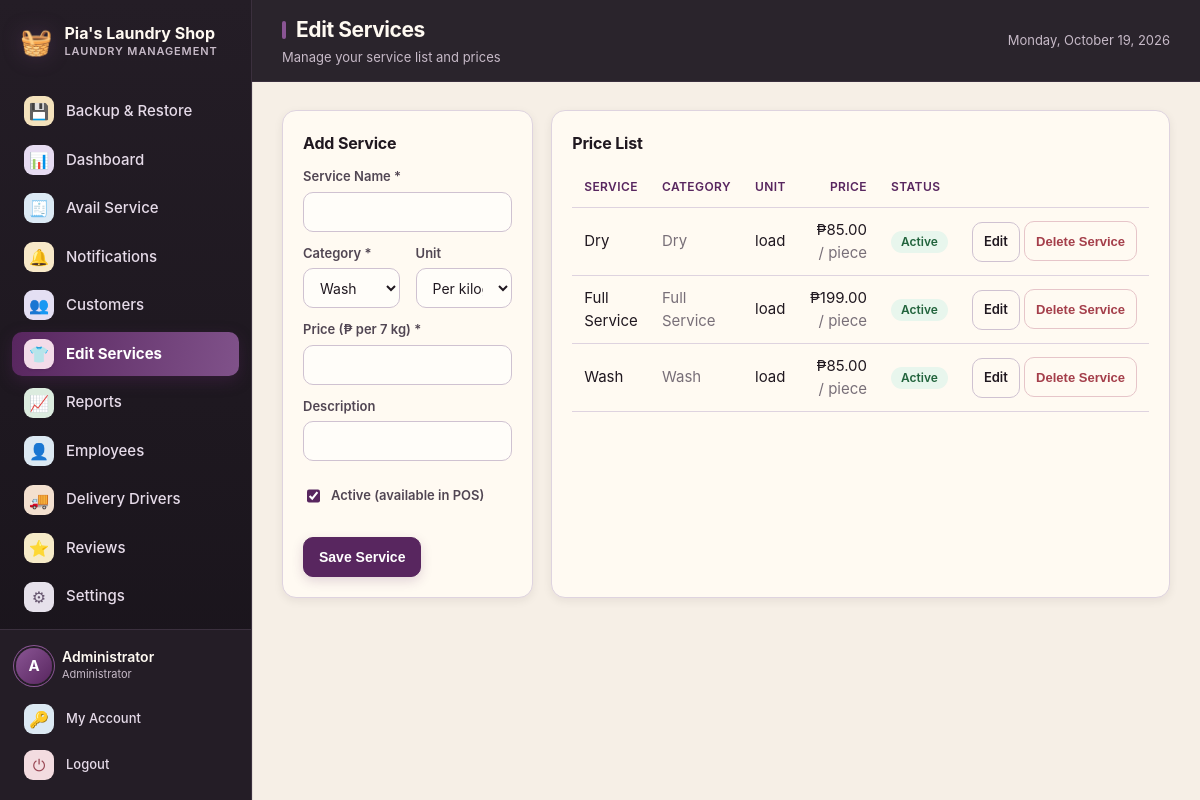
The page /services.php (signed in) on the database as committed earlier.
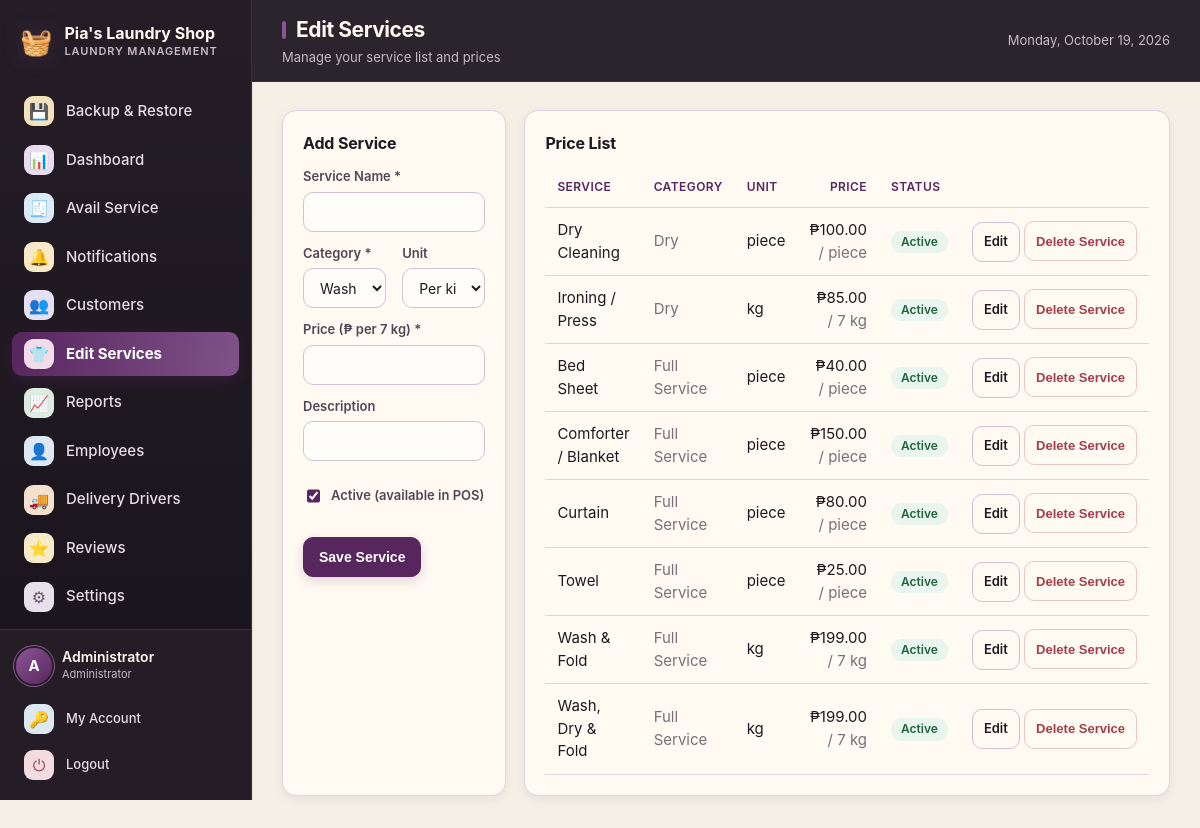
The same page on the database as committed later.
### tables this page shows
CREATE TABLE users (
  id          INT UNSIGNED NOT NULL AUTO_INCREMENT,
  full_name   VARCHAR(100) NOT NULL,
  username    VARCHAR(50)  NOT NULL,
  password    VARCHAR(255) NOT NULL,
  email       VARCHAR(120) DEFAULT NULL,
  phone       VARCHAR(30)  DEFAULT NULL,
  role        ENUM('admin','staff') NOT NULL DEFAULT 'staff',
  is_active   TINYINT(1)   NOT NULL DEFAULT 1,
  created_at  DATETIME     NOT NULL DEFAULT CURRENT_TIMESTAMP,
  PRIMARY KEY (id),
  UNIQUE KEY uq_users_username (username)
);

CREATE TABLE services (
  id          INT UNSIGNED NOT NULL AUTO_INCREMENT,
  name        VARCHAR(120) NOT NULL,
  category    VARCHAR(60)  NOT NULL DEFAULT 'Wash & Fold',
  unit        ENUM('kg','piece') NOT NULL DEFAULT 'kg',
  price       DECIMAL(10,2) NOT NULL DEFAULT 0.00,
  description VARCHAR(255) DEFAULT NULL,
  is_active   TINYINT(1)   NOT NULL DEFAULT 1,
  created_at  DATETIME     NOT NULL DEFAULT CURRENT_TIMESTAMP,
  PRIMARY KEY (id)
);

### includes/functions.php (called while the page is built, shortened)
<?php
function e($value): string
{
    return htmlspecialchars((string) $value, ENT_QUOTES, 'UTF-8');
}
function money($amount): string
{
    return '₱' . number_format((float) $amount, 2);
}
function get_setting(string $key, string $default = ''): string
{
    static $cache = null;
    if ($cache === null) {
        $cache = [];
        foreach (db()->query("SELECT `key`, `value` FROM settings") as $row) {
            $cache[$row['key']] = (string) $row['value'];
        }
    }
    return $cache[$key] ?? $default;
}
function asset_prefix(): string
{
    static $prefix = null;
    if ($prefix !== null) {
        return $prefix;
    }
    $appRoot   = realpath(__DIR__ . '/..');
    $scriptDir = realpath(dirname($_SERVER['SCRIPT_FILENAME'] ?? __FILE__));
    $prefix = '';
    if ($appRoot && $scriptDir && strpos($scriptDir, $appRoot) === 0) {
        $rel = trim(str_replace('\\', '/', substr($scriptDir, strlen($appRoot))), '/');
    }
    return $prefix;
}
function asset(string $path): string
{
    return asset_prefix() . ltrim($path, '/');
}

### config/database.php (called while the page is built, shortened)
<?php
function db(): PDO
{
    static $pdo = null;
    if ($pdo === null) {
        try {
            $dsn = 'mysql:host=' . DB_HOST . ';port=' . DB_PORT . ';dbname=' . DB_NAME . ';charset=' . DB_CHARSET;
            $pdo = new PDO($dsn, DB_USER, DB_PASS, [
                PDO::ATTR_ERRMODE            => PDO::ERRMODE_EXCEPTION,
                PDO::ATTR_DEFAULT_FETCH_MODE => PDO::FETCH_ASSOC,
                PDO::ATTR_EMULATE_PREPARES   => false,
            ]);
        } catch (PDOException $e) {
            http_response_code(500);
            exit('<h2>Database connection failed</h2>'
                . '<p>Could not connect to MySQL. Please check that:</p>'
                . '<ul>'
                . '<li>The MySQL service is <strong>running</strong> - start it from the XAMPP Control Panel, or click Start All in Laragon.</li>'
                . '<li>The database <code>' . htmlspecialchars(DB_NAME) . '</code> exists (import <code>database/laundry_pos.sql</code>).</li>'
                . '<li>Credentials in <code>config/database.php</code> match your setup.</li>'
                . '</ul>'
                . '<p style="color:#888"><small>' . htmlspecialchars($e->getMessage()) . '</small></p>');
        }
    }
    return $pdo;
}

### includes/auth.php (called while the page is built, shortened)
<?php
require_once __DIR__ . '/../config/database.php';
require_once __DIR__ . '/functions.php';
function current_user(): ?array
{
    static $user = null;
    if ($user === null) {
        $stmt = db()->prepare("SELECT * FROM users WHERE id = ? AND is_active = 1");
        $stmt->execute([$_SESSION['user_id']]);
        $user = $stmt->fetch() ?: null;
    }
    return $user;
}
function require_login(): void
{
    if (!current_user()) {
        redirect('index.php');
    }
}
function require_admin(): void
{
    require_login();
}

### services.php (the view, shortened to what this page needs)
<?php
require_once __DIR__ . '/includes/auth.php';
require_admin();
$pdo = db();
$processes = ['Wash', 'Dry', 'Full Service'];
$pdo->exec("UPDATE services SET price = CASE category WHEN 'Full Service' THEN 199.00 ELSE 85.00 END WHERE unit = 'kg' AND category IN ('Wash', 'Dry', 'Full Service')");
$editing = null;
$services = $pdo->query("SELECT * FROM services WHERE is_active = 1 ORDER BY category, name")->fetchAll();
$legacyProcess = static function ($category) {
    if (in_array($category, ['Wash', 'Dry', 'Full Service'], true)) return $category;
    if ($category === 'Wash & Fold') return 'Full Service';
    return 'Dry';
};
$pageTitle = 'Edit Services';
$pageSubtitle = 'Manage your service list and prices';
include __DIR__ . '/includes/header.php';
?>
<div class="grid two">
  <div class="card">
    <h2><?= $editing ? 'Edit Service' : 'Add Service' ?></h2>
    <form method="post" action="services.php">
      <label for="name">Service Name *</label>
      <input type="text" id="name" name="name" required value="<?= e($editing['name'] ?? '') ?>">
      <div class="form-row">
        <div>
          <label for="category">Category *</label>
          <select id="category" name="category" required>
            <?php $selectedProcess = $editing ? $legacyProcess($editing['category']) : 'Wash'; ?>
            <?php foreach ($processes as $process): ?>
              <option value="<?= e($process) ?>" <?= $selectedProcess === $process ? 'selected' : '' ?>><?= e($process) ?><?= $process === 'Full Service' ? ' (Wash, Dry & Fold)' : '' ?></option>
            <?php endforeach; ?>
          </select>
        </div>
        <div>
          <label for="unit">Unit</label>
          <select id="unit" name="unit">
            <option value="kg" <?= ($editing['unit'] ?? 'kg') === 'kg' ? 'selected' : '' ?>>Per kilogram (kg)</option>
          </select>
        </div>
      </div>
      <label for="price">Price (₱<?= ($editing['unit'] ?? 'kg') === 'kg' ? ' per 7 kg' : ' per piece' ?>) *</label>
      <input type="number" id="price" name="price" min="0" step="0.01" required
             value="<?= e($editing['price'] ?? '') ?>">
      <label for="description">Description</label>
      <input type="text" id="description" name="description" value="<?= e($editing['description'] ?? '') ?>">
      <label style="display:flex;align-items:center;gap:8px;margin-top:12px;">
        <input type="checkbox" name="is_active" value="1" style="width:auto;"
               <?= !isset($editing['is_active']) || $editing['is_active'] ? 'checked' : '' ?>>
        Active (available in POS)
      </label>
      <div class="form-actions">
        <button type="submit" class="btn btn-primary"><?= $editing ? 'Update' : 'Save' ?> Service</button>
      </div>
    </form>
  </div>
  <div class="card">
    <h2>Price List</h2>
    <div class="table-wrap">
      <table>
        <thead><tr><th>Service</th><th>Category</th><th>Unit</th><th class="num">Price</th><th>Status</th><th></th></tr></thead>
        <tbody>
          <?php foreach ($services as $s): ?>
          <tr>
            <td><?= e($s['name']) ?></td>
            <td class="muted"><?= e($s['category']) ?></td>
            <td><?= e($s['unit']) ?></td>
            <td class="num"><?= money($s['price']) ?> <span class="muted">/ <?= $s['unit'] === 'kg' ? '7 kg' : 'piece' ?></span></td>
            <td><span class="badge badge-<?= $s['is_active'] ? 'active' : 'inactive' ?>"><?= $s['is_active'] ? 'Active' : 'Inactive' ?></span></td>
            <td class="right" style="white-space:nowrap;">
              <a class="btn btn-outline btn-sm" href="services.php?id=<?= (int)$s['id'] ?>">Edit</a>
              <form method="post" action="services.php" style="display:inline;" onsubmit="return confirm('Delete this service? Existing order history will be preserved.');">
                <button type="submit" class="btn btn-danger btn-sm">Delete Service</button>
              </form>
            </td>
          </tr>
          <?php endforeach; ?>
        </tbody>
      </table>
    </div>
  </div>
</div>
<?php include __DIR__ . '/includes/footer.php'; ?>

### includes/header.php (shortened to what this page needs)
<?php
$user     = current_user();
$shopName = get_setting('shop_name', "Pia's Laundry Shop");
$active   = basename($_SERVER['PHP_SELF'] ?? '');
$prefix   = asset_prefix();
$nav = [
    ['Backup & Restore', 'backup.php', '&#128190;', true],
    ['Dashboard',    'dashboard.php',  '&#128202;', false],
    ['Avail Service','orders.php',     '&#129534;', false],
    ['Notifications','notifications.php','&#128276;', false],
    ['Customers',    'customers.php',  '&#128101;', false],
    ['Edit Services','services.php',   '&#128085;', true],
    ['Reports',      'reports.php',    '&#128200;', true],
    ['Employees',    'employees.php',  '&#128100;', true],
    ['Delivery Drivers', 'delivery_drivers.php', '&#128666;', false],
    ['Reviews',      'reviews.php',     '&#11088;', true],
    ['Settings',     'settings.php',   '&#9881;', true],
];
?>
<!DOCTYPE html>
<html lang="en">
<head>
<link rel="stylesheet" href="<?= e(asset('assets/css/style.css')) ?>?v=status-timeline-20261019">
</head>
<body>
<div class="app">
  <aside class="sidebar" id="sidebar" aria-label="Main navigation">
    <div class="brand">
      <span class="brand-icon">&#129530;</span>
      <div class="brand-text">
        <div class="brand-name"><?= e($shopName) ?></div>
        <div class="brand-sub">Laundry Management</div>
      </div>
    </div>
    <nav class="nav">
      <?php foreach ($nav as $item):
          [$label, $href, $icon, $adminOnly] = $item; $iconClass = 'nav-icon-' . preg_replace('/[^a-z0-9_-]/i', '', pathinfo($href, PATHINFO_FILENAME));
          $isActive = ($active === $href || $active === basename($href)) ? ' active' : '';
      ?>
      <a class="nav-link<?= $isActive ?>" href="<?= e($prefix . $href) ?>">
        <span class="nav-icon <?= e($iconClass) ?>"><?= $icon ?></span>
        <span><?= e($label) ?></span>
      </a>
      <?php endforeach; ?>
    </nav>
    <div class="sidebar-footer">
      <div class="user-chip">
        <div class="avatar"><?= e(strtoupper(substr($user['full_name'], 0, 1))) ?></div>
        <div class="user-meta">
          <div class="user-name"><?= e($user['full_name']) ?></div>
          <div class="user-role"><?= $user['role'] === 'admin' ? 'Administrator' : 'Staff' ?></div>
        </div>
      </div>
      <a class="nav-link small" href="<?= e($prefix) ?>profile.php"><span class="nav-icon nav-icon-profile">&#128273;</span><span>My Account</span></a>
      <a class="nav-link small" href="<?= e($prefix) ?>logout.php"><span class="nav-icon nav-icon-logout">&#9211;</span><span>Logout</span></a>
    </div>
  </aside>
  <div class="main">
    <header class="topbar">
      <div class="topbar-title">
        <h1><?= isset($pageTitle) ? e($pageTitle) : 'Dashboard' ?></h1>
        <?php if (isset($pageSubtitle)): ?><p><?= e($pageSubtitle) ?></p><?php endif; ?>
      </div>
      <div class="topbar-right">
        <span class="today"><?= e(date('l, F j, Y')) ?></span>
      </div>
    </header>
    <main class="content">

### includes/footer.php (shortened to what this page needs)
    </main>
  </div>
</div>
</body>
</html>

Rows that differ between the two databases and show on the page:
changed services: name "Dry" → "Dry Cleaning"; unit "load" → "piece"; price "₱85.00" → "₱100.00"
now on this page (row edited): services: name "Ironing / Press", category "Dry", unit "kg", price "₱85.00", shows "7 kg", is_active "Active"
now on this page (row edited): services: name "Bed Sheet", category "Full Service", unit "piece", price "₱40.00", is_active "Active"
now on this page (row edited): services: name "Comforter / Blanket", category "Full Service", unit "piece", price "₱150.00", is_active "Active"
now on this page (row edited): services: name "Curtain", category "Full Service", unit "piece", price "₱80.00", is_active "Active"
now on this page (row edited): services: name "Towel", category "Full Service", unit "piece", price "₱25.00", is_active "Active"
changed services: name "Wash" → "Wash & Fold"; category "Wash" → "Full Service"; unit "load" → "kg"; price "₱85.00" → "₱199.00"; unit "piece" → "7 kg"; moves up the list
changed services: name "Full Service" → "Wash, Dry & Fold"; unit "load" → "kg"; unit "piece" → "7 kg"
